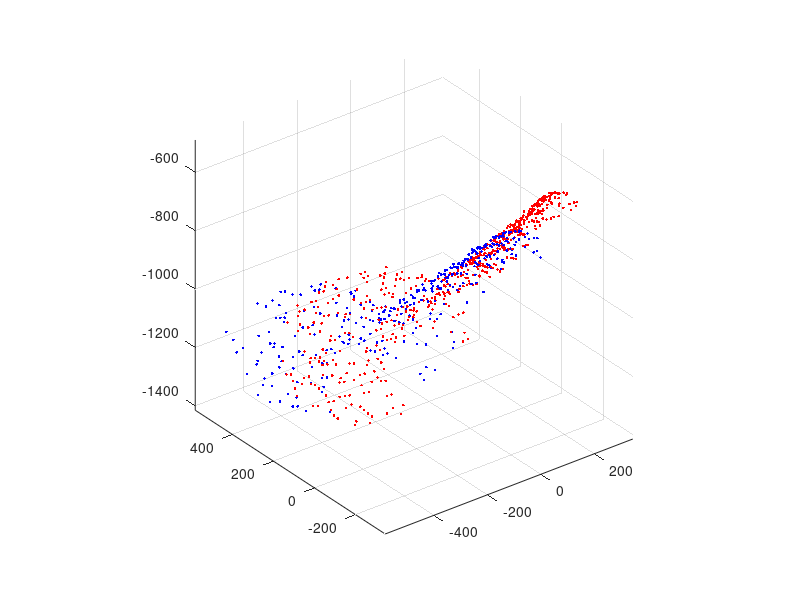

This figure's MATLAB source: (Note: this script raises an error after producing the figure.)
%
% Script for rigid pose estimation
%
clear
close all

load Corr3D.mat



figure(1);
plot3(model_i(:,1), model_i(:,2), model_i(:,3), 'b.');
hold on
plot3(data_i(:,1), data_i(:,2), data_i(:,3), 'r.');
grid on
axis equal
%
%
G_out=absolute(model_i, data_i);
data_out = rigid(G_out,data_i);
%
figure(2);
plot3(model_i(:,1), model_i(:,2), model_i(:,3), 'b.');
hold on
plot3(data_out(:,1), data_out(:,2), data_out(:,3), 'r.');
grid on
axis equal
